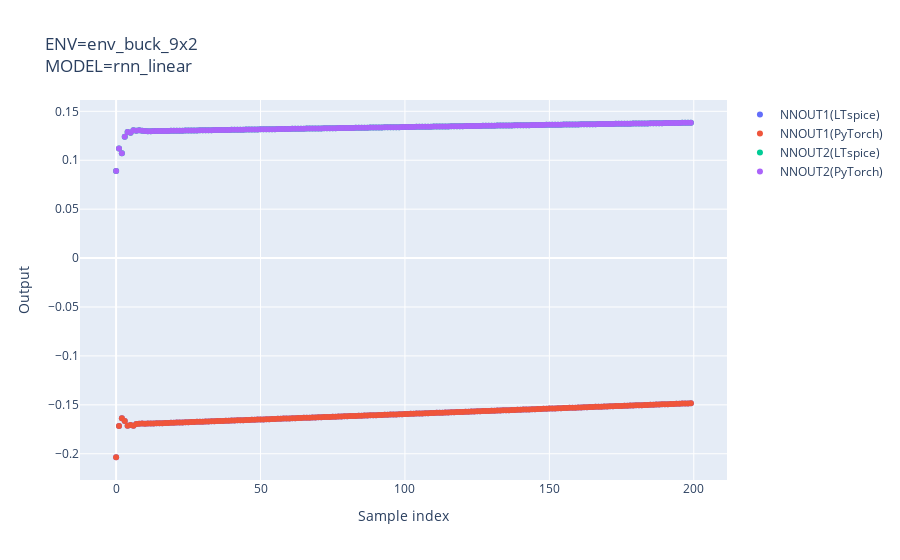

Source (notebook cell):
### Code cell
ENV_NAME = "env_buck_9x2"
MODEL_NAME = "rnn_linear"
PY_FILENAME = ENV_NAME + '_' + MODEL_NAME     # output python file name
SP_FILENAME = ENV_NAME + '_' + MODEL_NAME     # output ltspice subcircuit name
actor = step1()
actions, actions_py = step2(actor)
step3(actions, actions_py)

### Figure 1 — Plotly figure (JSON) as saved in the notebook; plotly's stock layout.template omitted (floating-point values rounded to 4 significant figures; data arrays with more than 128 entries replaced by an {"elided": "..."} marker saying what was removed)
{"data": [{"mode": "markers", "name": "NNOUT1(LTspice)", "type": "scatter", "x": {"elided": "200 int values"}, "y": {"elided": "200 float values"}}, {"mode": "markers", "name": "NNOUT1(PyTorch)", "type": "scatter", "x": {"elided": "200 int values"}, "y": {"elided": "200 float values"}}, {"mode": "markers", "name": "NNOUT2(LTspice)", "type": "scatter", "x": {"elided": "200 int values"}, "y": {"elided": "200 float values"}}, {"mode": "markers", "name": "NNOUT2(PyTorch)", "type": "scatter", "x": {"elided": "200 int values"}, "y": {"elided": "200 float values"}}], "layout": {"title": {"text": "ENV=env_buck_9x2<br>MODEL=rnn_linear"}, "xaxis": {"title": {"text": "Sample index"}}, "yaxis": {"title": {"text": "Output"}}}}
